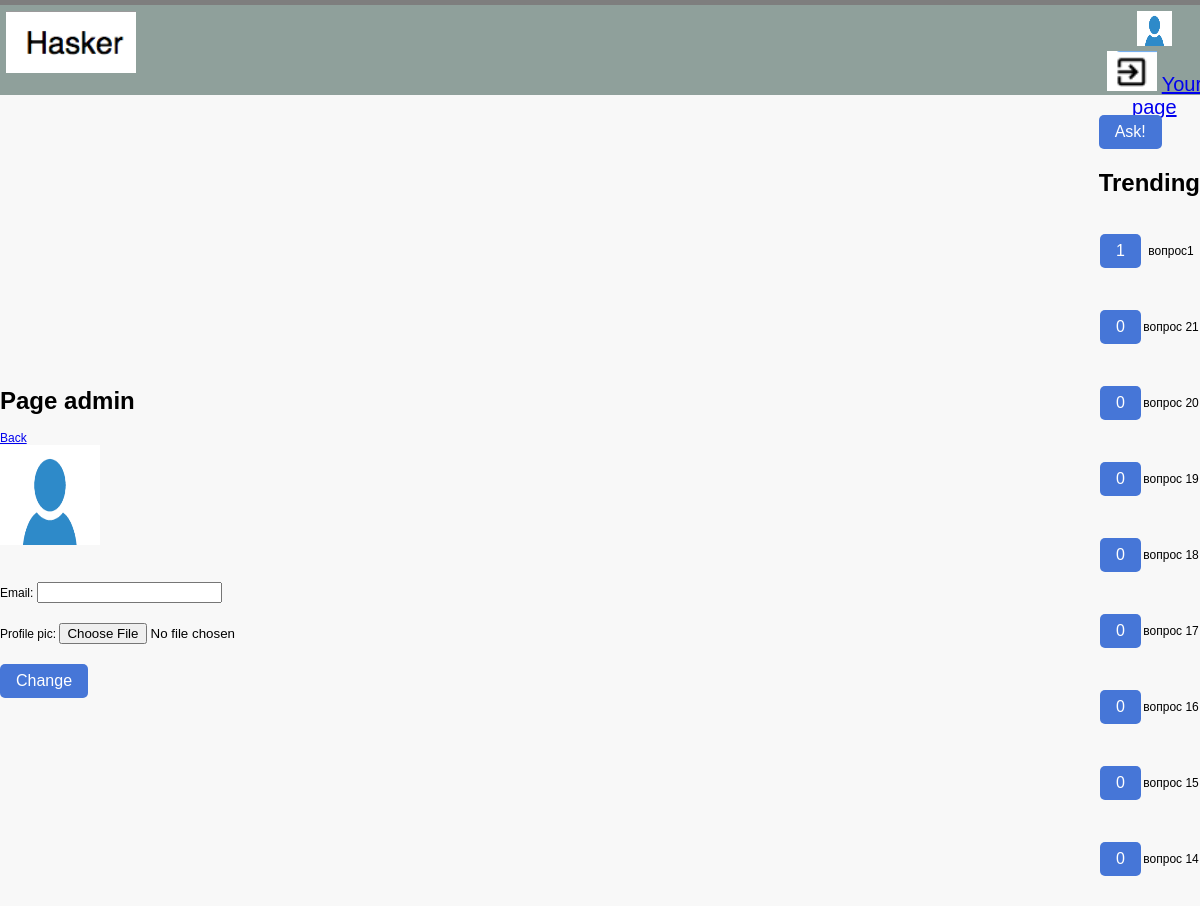
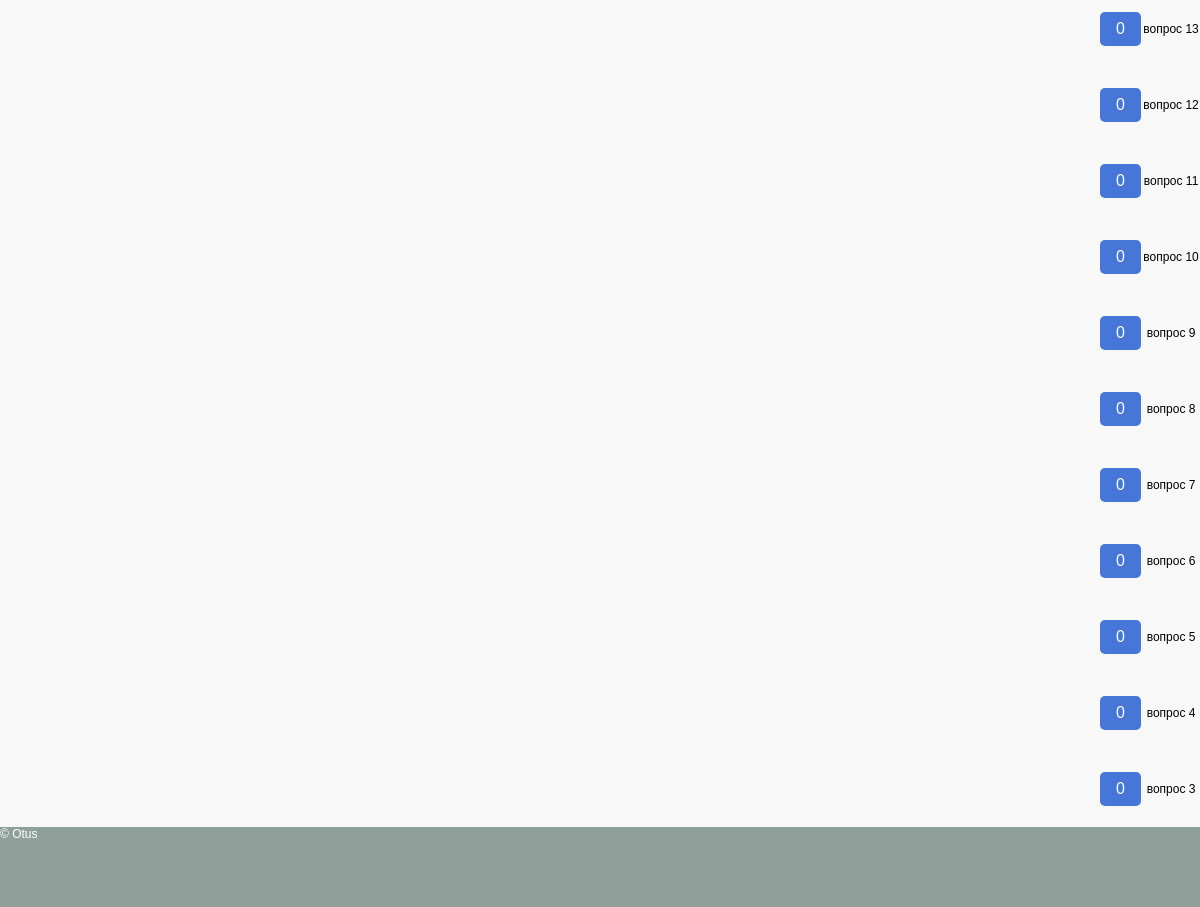
Page //1/ (signed in) on the committed database (2 pictures, top to bottom).
### users/models.py (models this page shows)
class CustomUser(AbstractUser):
    email = models.EmailField(unique=True)
    profile_pic = models.ImageField(null=True, blank=True, upload_to="images/profile/",
                                    default='images/deafult-profile-image.png')

### blog/models.py (models this page shows, shortened)
class Question(models.Model):
    title = models.CharField(max_length=255)
    content = models.TextField(max_length=10000)
    date = models.DateTimeField(auto_now_add=True, blank=True)
    author = models.ForeignKey(CustomUser, on_delete=models.CASCADE)
    tag = models.ForeignKey(Tag, on_delete=models.PROTECT)
    tag2 = models.ForeignKey(Tag, on_delete=models.PROTECT, related_name='tag2', blank=True, null=True)
    tag3 = models.ForeignKey(Tag, on_delete=models.PROTECT, related_name='tag3', blank=True, null=True)
    rating = models.IntegerField(default=0)

### users/views.py (the view)
# urls.py: path('/<int:pk>/', updateuser, name='user'),
def updateuser(request, pk):
    page_user = get_object_or_404(CustomUser, id=pk)
    if request.method == 'POST':
        form = UserUpdateForm(request.POST)
        if form.is_valid():
            if form.data['email']:
                page_user.email = form.cleaned_data['email']
                page_user.save()
            if "profile_pic" in request.FILES.keys():
                page_user.profile_pic = request.FILES['profile_pic']
                page_user.save()
            render(request, 'user_profile.html', {'form': form, 'page_user': page_user})
    else:
        form = UserUpdateForm()
    questions_trends = Question.objects.order_by('-rating', '-date')[:20]
    return render(request, 'user_profile.html', {'form': form, 'page_user': page_user,
                                                 'questions_trends': questions_trends})

### users/views.py
class UserUpdateForm(forms.ModelForm):
    class Meta:
        model = CustomUser
        exclude = ('username', 'password', 'first_name', 'is_superuser', 'date_joined', 'user_permissions',
                   'last_name', 'is_staff', 'is_active', 'last_login', 'groups')

### templates/user_profile.html (shortened to what this page needs)
{% extends 'base.html' %}
{% block content %}
<table>
        <tr>
            <td class="table_column">
                <a id="logo" href="/"><img src="/media/images/logo.png" alt="Whitesquare logo"></a>
            </td>
            <td class="table_column">
            </td>
        </tr>
</table>
{% endblock %}
{% block user %}
<table>
    <tr>
        <td class="table_column">
                {% if user.is_authenticated %}
                    {% if user.profile_pic %}
                        <img src="{{ user.profile_pic.url }}" height=35 width=35>
                    {% endif %}
                  <div class="login"><a href="{% url 'logout' %}"><img src="/media/images/logout.png" alt="Whitesquare logo"></a>  <a href="{% url 'user' pk=user.pk %}">Your page </a></div>
                {% else %}
                  <div class="login"><a id="logout" href="{% url 'login' %}">Log In</a> <button onclick="window.location.href = '{% url 'signup' %}';">Sign up</button></div>
                {% endif %}
        </td>
    </tr>
</table>
{% endblock %}
{% block sidebar %}
{% if request.user.is_authenticated %}
    <p><button onclick="window.location.href = '{% url 'question_new' %}';">Ask!</button></p>
{% else %}
    <p><button onclick="window.location.href = '{% url 'login' %}';">Ask!</button></p>
{% endif %}
<h1> Trending </h1>
<table class="table_questions">
  {% for q in  questions_trends  %}
    <tr>
        <td class="table_question_data">
            <p><button onclick="window.location.href = '{% url 'question' pk=q.id %}';">{{ q.rating }}</button></p>
        </td>
        <td class="table_question_data">
            <p>{{ q.title }}</p>
        </td>
    </tr>
  {% endfor %}
</table>
{% endblock %}
{% block content_center %}
    <div class="header-bar">
        <h1>Page {{ user.username }}</h1>
        <a href="{% url 'home' %}">Back</a>
    </div>
    {% if user.profile_pic %}
      <img src="{{ user.profile_pic.url }}" height=100 width=100><br><br>
    {% endif %}
    {% if user.pk == page_user.pk %}
        <form method="post" enctype='multipart/form-data'>
              {{ form.as_p }}
              <button type="submit">Change</button>
        </form>
    {% endif %}
    <table>
        {% for q in  questions_trends  %}
            <tr>
                <td class="table_question_data">
                </td>
                <td class="table_question_data">
                </td>
            </tr>
        {% endfor %}
    </table>
{% endblock %}

### templates/base.html (shortened to what this page needs)
<!DOCTYPE html>
<html>
 <head>
	<link rel="stylesheet" href="/media/css/styles.css" type="text/css">
 </head>
 <body>
      <table cellspacing="0" cellpadding="0">
            <tr>
                <td class="td_head">
                    <div class="header">
                        {% block content %} {% endblock %}
                    </div>
                </td>
                <td>
                    <div class="header">
                        {% block user %} {% endblock %}
                    </div>
                </td>
            </tr>
            <tr>
                <td class="td_content_center">
                    <div>
                        {% block content_center %} {% endblock %}
                    </div>
                </td>
                <td class="td_sidebar">
                    <div>
                        {% block sidebar %} {% endblock %}
                    </div>
                </td>
            </tr>
            <tr>
                <td class="td_head">
                    <div class="footer">&copy; Otus </div>
                </td>
                <td>
                    <div class="footer"></div>
                </td>
            </tr>
      </table>
</body>
</html>

### media/css/styles.css (style rules this page uses)
body { font: 12px Tahoma, sans-serif; background-color: #f8f8f8; border-top: 5px solid #7e7e7e; margin: 0; }
button { appearance: none; border: 0; border-radius: 5px; background: #4676D7; color: #fff; padding: 8px 16px; font-size: 16px; }
p { margin: 20px 0; }
#logo { float: left; max-width: 10vh; height: auto; }
table { border-collapse: collapse; }
.table_column { width: 30vh; float: center; }
.table_questions { display: block; overflow-x: auto; white-space: nowrap; border-collapse: collapse; border: 0px solid grey; }
.table_question_data { border: 0px solid black; width: 20vh; text-align: center; }
.login { float: right; }
.header { font-size: 20px; text-align: center; padding: 5px; background: #8fa09b; color: #fff; height: 10vh; width: 100%; }
.footer { width: 100%; height: 10vh; background: #8fa09b; color: #fff; margin:0 auto; }
.td_head { width: 100%; }
.td_sidebar { width: 20%; }
.td_content_center { width: 80%; }

### rows in the picture
CustomUser: profile_pic (picture), username "admin"
Question: rating "1", title "вопрос1"
Question: rating "0", title "вопрос 21"
Question: rating "0", title "вопрос 20"
Question: rating "0", title "вопрос 19"
Question: rating "0", title "вопрос 18"
Question: rating "0", title "вопрос 17"
Question: rating "0", title "вопрос 16"
Question: rating "0", title "вопрос 15"
Question: rating "0", title "вопрос 14"
Question: rating "0", title "вопрос 13"
Question: rating "0", title "вопрос 12"
Question: rating "0", title "вопрос 11"
Question: rating "0", title "вопрос 10"
Question: rating "0", title "вопрос 9"
Question: rating "0", title "вопрос 8"
Question: rating "0", title "вопрос 7"
Question: rating "0", title "вопрос 6"
Question: rating "0", title "вопрос 5"
Question: rating "0", title "вопрос 4"
Question: rating "0", title "вопрос 3"
